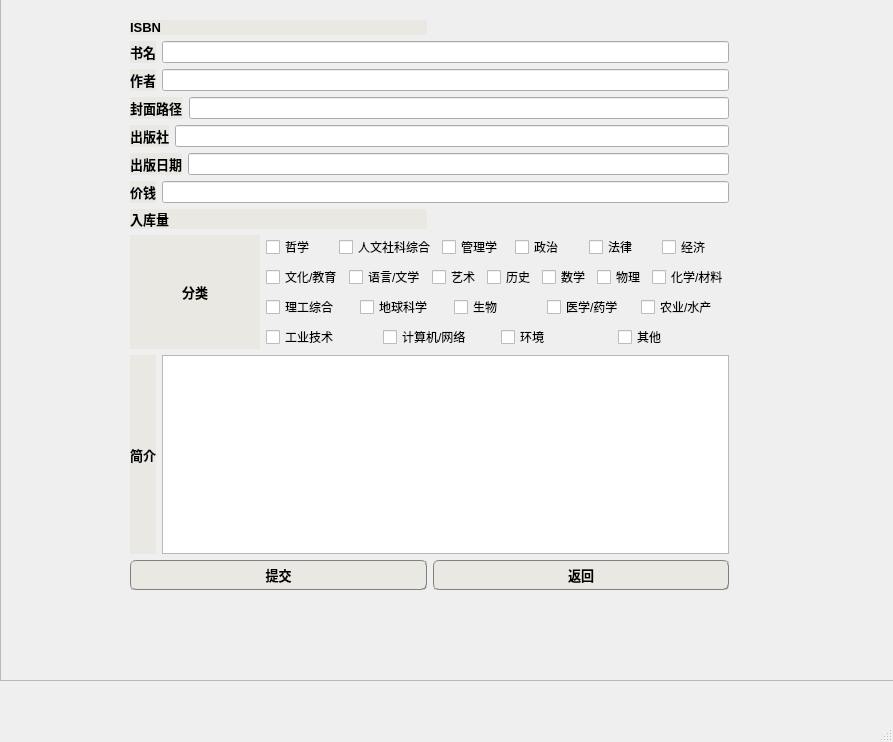
<?xml version="1.0" encoding="UTF-8"?>
<ui version="4.0">
 <class>modify_book</class>
 <widget class="QMainWindow" name="modify_book">
  <property name="geometry">
   <rect>
    <x>0</x>
    <y>0</y>
    <width>893</width>
    <height>742</height>
   </rect>
  </property>
  <property name="windowTitle">
   <string>MainWindow</string>
  </property>
  <widget class="QWidget" name="centralwidget">
   <widget class="QWidget" name="layoutWidget">
    <property name="geometry">
     <rect>
      <x>130</x>
      <y>20</y>
      <width>599</width>
      <height>570</height>
     </rect>
    </property>
    <layout class="QVBoxLayout" name="verticalLayout_3">
     <item>
      <layout class="QVBoxLayout" name="verticalLayout_2">
       <item>
        <layout class="QVBoxLayout" name="verticalLayout">
         <item>
          <layout class="QHBoxLayout" name="horizontalLayout">
           <item>
            <widget class="QLabel" name="ISBN_label">
             <property name="font">
              <font>
               <family>Arial</family>
               <pointsize>10</pointsize>
               <weight>75</weight>
               <bold>true</bold>
              </font>
             </property>
             <property name="styleSheet">
              <string notr="true">background-color:rgba(233, 232, 227,100%)</string>
             </property>
             <property name="text">
              <string>ISBN</string>
             </property>
            </widget>
           </item>
           <item>
            <widget class="QLabel" name="ISBN">
             <property name="text">
              <string/>
             </property>
            </widget>
           </item>
          </layout>
         </item>
         <item>
          <layout class="QHBoxLayout" name="horizontalLayout_2">
           <item>
            <widget class="QLabel" name="name_label">
             <property name="font">
              <font>
               <family>Adobe Devanagari</family>
               <pointsize>10</pointsize>
               <weight>75</weight>
               <bold>true</bold>
              </font>
             </property>
             <property name="styleSheet">
              <string notr="true">background-color:rgba(233, 232, 227,100%)</string>
             </property>
             <property name="text">
              <string>书名</string>
             </property>
            </widget>
           </item>
           <item>
            <widget class="QLineEdit" name="name"/>
           </item>
          </layout>
         </item>
         <item>
          <layout class="QHBoxLayout" name="horizontalLayout_3">
           <item>
            <widget class="QLabel" name="author_label">
             <property name="font">
              <font>
               <family>Adobe Devanagari</family>
               <pointsize>10</pointsize>
               <weight>75</weight>
               <bold>true</bold>
              </font>
             </property>
             <property name="styleSheet">
              <string notr="true">background-color:rgba(233, 232, 227,100%)</string>
             </property>
             <property name="text">
              <string>作者</string>
             </property>
            </widget>
           </item>
           <item>
            <widget class="QLineEdit" name="author"/>
           </item>
          </layout>
         </item>
         <item>
          <layout class="QHBoxLayout" name="horizontalLayout_4">
           <item>
            <widget class="QLabel" name="image_label">
             <property name="font">
              <font>
               <family>Adobe Devanagari</family>
               <pointsize>10</pointsize>
               <weight>75</weight>
               <bold>true</bold>
              </font>
             </property>
             <property name="styleSheet">
              <string notr="true">background-color:rgba(233, 232, 227,100%)</string>
             </property>
             <property name="text">
              <string>封面路径</string>
             </property>
            </widget>
           </item>
           <item>
            <widget class="QLineEdit" name="image"/>
           </item>
          </layout>
         </item>
         <item>
          <layout class="QHBoxLayout" name="horizontalLayout_5">
           <item>
            <widget class="QLabel" name="publish_label">
             <property name="font">
              <font>
               <family>Adobe Devanagari</family>
               <pointsize>10</pointsize>
               <weight>75</weight>
               <bold>true</bold>
              </font>
             </property>
             <property name="styleSheet">
              <string notr="true">background-color:rgba(233, 232, 227,100%)</string>
             </property>
             <property name="text">
              <string>出版社</string>
             </property>
            </widget>
           </item>
           <item>
            <widget class="QLineEdit" name="publish"/>
           </item>
          </layout>
         </item>
         <item>
          <layout class="QHBoxLayout" name="horizontalLayout_6">
           <item>
            <widget class="QLabel" name="publish_date_label">
             <property name="font">
              <font>
               <family>Adobe Devanagari</family>
               <pointsize>10</pointsize>
               <weight>75</weight>
               <bold>true</bold>
              </font>
             </property>
             <property name="styleSheet">
              <string notr="true">background-color:rgba(233, 232, 227,100%)</string>
             </property>
             <property name="text">
              <string>出版日期</string>
             </property>
            </widget>
           </item>
           <item>
            <widget class="QLineEdit" name="publish_date"/>
           </item>
          </layout>
         </item>
         <item>
          <layout class="QHBoxLayout" name="horizontalLayout_7">
           <item>
            <widget class="QLabel" name="price_label">
             <property name="font">
              <font>
               <family>Adobe Devanagari</family>
               <pointsize>10</pointsize>
               <weight>75</weight>
               <bold>true</bold>
              </font>
             </property>
             <property name="styleSheet">
              <string notr="true">background-color:rgba(233, 232, 227,100%)</string>
             </property>
             <property name="text">
              <string>价钱</string>
             </property>
            </widget>
           </item>
           <item>
            <widget class="QLineEdit" name="price"/>
           </item>
          </layout>
         </item>
         <item>
          <layout class="QHBoxLayout" name="horizontalLayout_8">
           <item>
            <widget class="QLabel" name="price_label_4">
             <property name="font">
              <font>
               <family>Adobe Devanagari</family>
               <pointsize>10</pointsize>
               <weight>75</weight>
               <bold>true</bold>
              </font>
             </property>
             <property name="styleSheet">
              <string notr="true">background-color:rgba(233, 232, 227,100%)</string>
             </property>
             <property name="text">
              <string>入库量</string>
             </property>
            </widget>
           </item>
           <item>
            <widget class="QLabel" name="num_2">
             <property name="text">
              <string/>
             </property>
            </widget>
           </item>
          </layout>
         </item>
        </layout>
       </item>
       <item>
        <layout class="QHBoxLayout" name="horizontalLayout_10"/>
       </item>
      </layout>
     </item>
     <item>
      <layout class="QHBoxLayout" name="horizontalLayout_28">
       <item>
        <widget class="QLabel" name="classification_label">
         <property name="font">
          <font>
           <family>Adobe Devanagari</family>
           <pointsize>10</pointsize>
           <weight>75</weight>
           <bold>true</bold>
          </font>
         </property>
         <property name="styleSheet">
          <string notr="true">background-color:rgba(233, 232, 227,100%)</string>
         </property>
         <property name="text">
          <string>分类</string>
         </property>
         <property name="textFormat">
          <enum>Qt::AutoText</enum>
         </property>
         <property name="scaledContents">
          <bool>false</bool>
         </property>
         <property name="alignment">
          <set>Qt::AlignCenter</set>
         </property>
         <property name="wordWrap">
          <bool>false</bool>
         </property>
        </widget>
       </item>
       <item>
        <layout class="QVBoxLayout" name="verticalLayout_8">
         <item>
          <layout class="QHBoxLayout" name="horizontalLayout_29">
           <item>
            <widget class="QCheckBox" name="cla_0">
             <property name="text">
              <string>哲学</string>
             </property>
            </widget>
           </item>
           <item>
            <widget class="QCheckBox" name="cla_1">
             <property name="text">
              <string>人文社科综合</string>
             </property>
            </widget>
           </item>
           <item>
            <widget class="QCheckBox" name="cla_2">
             <property name="text">
              <string>管理学</string>
             </property>
            </widget>
           </item>
           <item>
            <widget class="QCheckBox" name="cla_3">
             <property name="text">
              <string>政治</string>
             </property>
            </widget>
           </item>
           <item>
            <widget class="QCheckBox" name="cla_4">
             <property name="text">
              <string>法律</string>
             </property>
            </widget>
           </item>
           <item>
            <widget class="QCheckBox" name="cla_5">
             <property name="text">
              <string>经济</string>
             </property>
            </widget>
           </item>
          </layout>
         </item>
         <item>
          <layout class="QHBoxLayout" name="horizontalLayout_30">
           <item>
            <widget class="QCheckBox" name="cla_6">
             <property name="text">
              <string>文化/教育</string>
             </property>
            </widget>
           </item>
           <item>
            <widget class="QCheckBox" name="cla_7">
             <property name="text">
              <string>语言/文学</string>
             </property>
            </widget>
           </item>
           <item>
            <widget class="QCheckBox" name="cla_8">
             <property name="text">
              <string>艺术</string>
             </property>
            </widget>
           </item>
           <item>
            <widget class="QCheckBox" name="cla_9">
             <property name="text">
              <string>历史</string>
             </property>
            </widget>
           </item>
           <item>
            <widget class="QCheckBox" name="cla_10">
             <property name="text">
              <string>数学</string>
             </property>
            </widget>
           </item>
           <item>
            <widget class="QCheckBox" name="cla_11">
             <property name="text">
              <string>物理</string>
             </property>
            </widget>
           </item>
           <item>
            <widget class="QCheckBox" name="cla_12">
             <property name="text">
              <string>化学/材料</string>
             </property>
            </widget>
           </item>
          </layout>
         </item>
         <item>
          <layout class="QHBoxLayout" name="horizontalLayout_31">
           <item>
            <widget class="QCheckBox" name="cla_13">
             <property name="text">
              <string>理工综合</string>
             </property>
            </widget>
           </item>
           <item>
            <widget class="QCheckBox" name="cla_14">
             <property name="text">
              <string>地球科学</string>
             </property>
            </widget>
           </item>
           <item>
            <widget class="QCheckBox" name="cla_16">
             <property name="text">
              <string>生物</string>
             </property>
            </widget>
           </item>
           <item>
            <widget class="QCheckBox" name="cla_17">
             <property name="text">
              <string>医学/药学</string>
             </property>
            </widget>
           </item>
           <item>
            <widget class="QCheckBox" name="cla_18">
             <property name="text">
              <string>农业/水产</string>
             </property>
            </widget>
           </item>
          </layout>
         </item>
         <item>
          <layout class="QHBoxLayout" name="horizontalLayout_32">
           <item>
            <widget class="QCheckBox" name="cla_19">
             <property name="text">
              <string>工业技术</string>
             </property>
            </widget>
           </item>
           <item>
            <widget class="QCheckBox" name="cla_20">
             <property name="text">
              <string>计算机/网络</string>
             </property>
            </widget>
           </item>
           <item>
            <widget class="QCheckBox" name="cla_21">
             <property name="text">
              <string>环境</string>
             </property>
            </widget>
           </item>
           <item>
            <widget class="QCheckBox" name="cla_22">
             <property name="text">
              <string>其他</string>
             </property>
            </widget>
           </item>
          </layout>
         </item>
        </layout>
       </item>
      </layout>
     </item>
     <item>
      <layout class="QHBoxLayout" name="horizontalLayout_9">
       <item>
        <widget class="QLabel" name="description_label">
         <property name="font">
          <font>
           <family>Adobe Devanagari</family>
           <pointsize>10</pointsize>
           <weight>75</weight>
           <bold>true</bold>
          </font>
         </property>
         <property name="styleSheet">
          <string notr="true">background-color:rgba(233, 232, 227,100%)</string>
         </property>
         <property name="text">
          <string>简介</string>
         </property>
        </widget>
       </item>
       <item>
        <widget class="QPlainTextEdit" name="description">
         <property name="styleSheet">
          <string notr="true"/>
         </property>
        </widget>
       </item>
      </layout>
     </item>
     <item>
      <layout class="QHBoxLayout" name="horizontalLayout_11">
       <item>
        <widget class="QPushButton" name="submit">
         <property name="minimumSize">
          <size>
           <width>0</width>
           <height>30</height>
          </size>
         </property>
         <property name="font">
          <font>
           <family>Adobe Arabic</family>
           <pointsize>10</pointsize>
           <weight>75</weight>
           <bold>true</bold>
          </font>
         </property>
         <property name="styleSheet">
          <string notr="true">/*	qproperty-icon: url(./appIcons/location-1.png);
按钮普通态*/
QPushButton
{
	border:0.5px groove gray;
	border-radius:5px;
	padding:2px 4px;
	background-color:rgb(233 , 232 , 227);
}

/*按钮停留态*/
QPushButton:hover
{
    /*背景颜色*/  
    background-color:rgb(255 , 255 , 255);
}

/*按钮按下态*/
QPushButton:pressed
{
    /*背景颜色*/  
    background-color:rgb(255 , 255 , 255);
    /*左内边距为3像素，让按下时字向右移动3像素*/  
    padding-left:5px;
    /*上内边距为3像素，让按下时字向下移动3像素*/  
    padding-top:5px;
}</string>
         </property>
         <property name="text">
          <string>提交</string>
         </property>
         <property name="icon">
          <iconset>
           <normaloff>提交.png</normaloff>提交.png</iconset>
         </property>
        </widget>
       </item>
       <item>
        <widget class="QPushButton" name="pushButton_return">
         <property name="minimumSize">
          <size>
           <width>0</width>
           <height>30</height>
          </size>
         </property>
         <property name="font">
          <font>
           <family>Adobe Arabic</family>
           <pointsize>10</pointsize>
           <weight>75</weight>
           <bold>true</bold>
          </font>
         </property>
         <property name="styleSheet">
          <string notr="true">/*	qproperty-icon: url(./appIcons/location-1.png);
按钮普通态*/
QPushButton
{
	border:0.5px groove gray;
	border-radius:5px;
	padding:2px 4px;
	background-color:rgb(233 , 232 , 227);
}

/*按钮停留态*/
QPushButton:hover
{
    /*背景颜色*/  
    background-color:rgb(255 , 255 , 255);
}

/*按钮按下态*/
QPushButton:pressed
{
    /*背景颜色*/  
    background-color:rgb(255 , 255 , 255);
    /*左内边距为3像素，让按下时字向右移动3像素*/  
    padding-left:5px;
    /*上内边距为3像素，让按下时字向下移动3像素*/  
    padding-top:5px;
}</string>
         </property>
         <property name="text">
          <string>返回</string>
         </property>
         <property name="icon">
          <iconset>
           <normaloff>返回.png</normaloff>返回.png</iconset>
         </property>
        </widget>
       </item>
      </layout>
     </item>
    </layout>
   </widget>
   <widget class="QFrame" name="frame">
    <property name="geometry">
     <rect>
      <x>0</x>
      <y>-10</y>
      <width>901</width>
      <height>691</height>
     </rect>
    </property>
    <property name="layoutDirection">
     <enum>Qt::LeftToRight</enum>
    </property>
    <property name="styleSheet">
     <string notr="true">border-image: url(:/new/img/back.png)</string>
    </property>
    <property name="frameShape">
     <enum>QFrame::StyledPanel</enum>
    </property>
    <property name="frameShadow">
     <enum>QFrame::Raised</enum>
    </property>
   </widget>
   <zorder>frame</zorder>
   <zorder>layoutWidget</zorder>
  </widget>
  <widget class="QMenuBar" name="menubar">
   <property name="geometry">
    <rect>
     <x>0</x>
     <y>0</y>
     <width>893</width>
     <height>26</height>
    </rect>
   </property>
  </widget>
  <widget class="QStatusBar" name="statusbar"/>
 </widget>
 <resources/>
 <connections/>
</ui>
